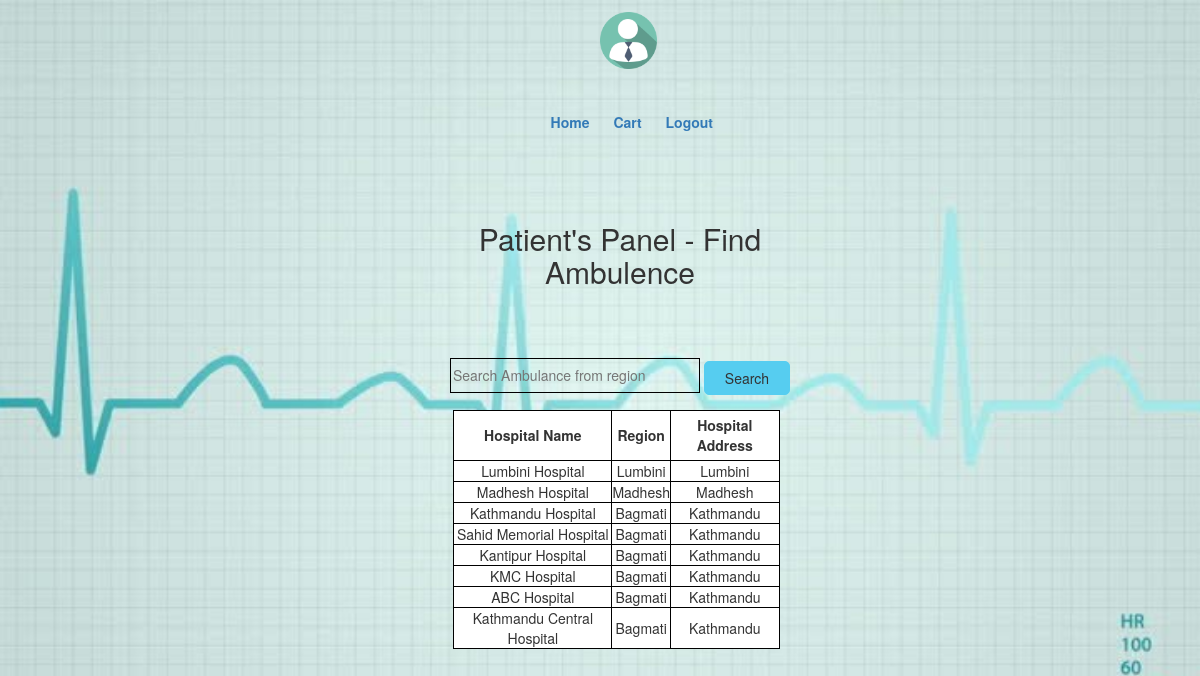
The page /cusfindambulence.php on the database its author committed.
### tables this page shows
CREATE TABLE `ambulance` (
  `amId` int(11) NOT NULL,
  `hospitalAddress` varchar(40) NOT NULL,
  `amRegion` varchar(40) NOT NULL,
  `hospitalName` varchar(40) NOT NULL
);

### cusfindambulence.php (the view, shortened to what this page needs)
<!DOCTYPE html>
<html class="no-js">
<html lang="en-US">
<head>
    <link rel="stylesheet" type="text/css" href="css/font-awesome.min.css" media="all" />
    <link rel="stylesheet" type="text/css" href="css/normalize.css" media="all" />
    <link rel="stylesheet" type="text/css" href="css/bootstrap.css" media="all" />
    <link rel="stylesheet" type="text/css" href="style.css" media="all" />
</head>
<body class="cusfamb">
    <div class="">
        <div class="header-top">
            <div class="container">
                <a href="cupanel.php"><img src="img/client-1295901_960_720.png" style="max-height: 5%;max-width: 5%;margin-left: 50%;opacity:1.0;"></a>
                <div class="menu col-md-5" style="margin-left: 20%;margin-top: 2%">
                    <ul class="list-unstyled list-inline pull-right">
                        <li><a href="cushome.php">Home</a></li>
                        <li><a href="cart/index.php">Cart</a></li>
                        <li><a href="logout.php">Logout</a></li>
                    </ul>
                </div>
            </div>
        </div>
    </div>
    <div class="main-area">
        <div class="">
            <form class="col-md-4 col-sm-offset-4 text-center" style="margin: 2%;text-align: center;margin-left: 35%;padding-top: 2%;padding-bottom: 2%;" method="post" action=cusfindambulence2.php >
                <h2>Patient's Panel - Find Ambulence</h2>
                <br>
                <br>
                <br>
                <div class="form-group center">
                <div class="form-group center">
                    <input style="width:250px;height:35px;background:transparent;border:1px solid black;" type="text" name="search" placeholder="Search Ambulance from region">
                    <button type="submit" style="background:#56CDF0;border:1px solid #56CDF0;padding:6px 20px;border-radius:5px;" class="btn btn-default">Search</button>
                    <br>
                </div>
		<div class="result_table" style="margin-left: 2%;text-align: center">
            <table style="background:white;border:1px solid black;" class="text-center">
                <thead>
                    <tr>
                        <th style="border:1px solid black">Hospital Name</th>
                        <th style="border:1px solid black">Region</th>
                        <th style="border:1px solid black">Hospital Address</th>
                    </tr>
                </thead>
                <tbody>
                    <?php
                          $con=mysqli_connect("localhost","root","");
                        mysqli_select_db($con,'medicineguide');
                        $result = mysqli_query($con,"SELECT * FROM ambulance;") or die("Failed to fetch".mysql_error());
                           if( mysqli_num_rows( $result)==0 ){
                            echo '<tr><td colspan="3">No Rows Returned</td></tr>';
                        }
                        else{
                        while( $row = mysqli_fetch_assoc( $result ) ){
                            echo "<tr><td>{$row['hospitalName']}</td><td>{$row['amRegion']}</td><td>{$row['hospitalAddress']}</td></tr>\n";
                        }
                    }
                ?>
                </tbody>
            </table>
                </div>
            </div>
            </form>
            <br>
    </div>
    </div>
</body>
</html>

### style.css (style rules this page uses)
.header-top { padding: 1%; }
.menu { margin-left: 150px; }
.menu a { text-decoration: none; font-weight: bold; margin-left: 10px; }
.cusfamb { background: url(images/12.jpg) no-repeat center center fixed; -webkit-background-size: cover; -moz-background-size: cover; -o-background-size: cover; background-size: cover; }
table, td, th { border: 1px solid black; text-align: center; }
table { border-collapse: collapse; width: 90%; margin-left: 3%; }
th { height: 50px; text-align: center; }

### rows shown on the page
ambulance: hospitalName "Lumbini Hospital", amRegion "Lumbini", hospitalAddress "Lumbini"
ambulance: hospitalName "Madhesh Hospital", amRegion "Madhesh", hospitalAddress "Madhesh"
ambulance: hospitalName "Kathmandu Hospital", amRegion "Bagmati", hospitalAddress "Kathmandu"
ambulance: hospitalName "Sahid Memorial Hospital", amRegion "Bagmati", hospitalAddress "Kathmandu"
ambulance: hospitalName "Kantipur Hospital", amRegion "Bagmati", hospitalAddress "Kathmandu"
ambulance: hospitalName "KMC Hospital", amRegion "Bagmati", hospitalAddress "Kathmandu"
ambulance: hospitalName "ABC Hospital", amRegion "Bagmati", hospitalAddress "Kathmandu"
ambulance: hospitalName "Kathmandu Central Hospital", amRegion "Bagmati", hospitalAddress "Kathmandu"
